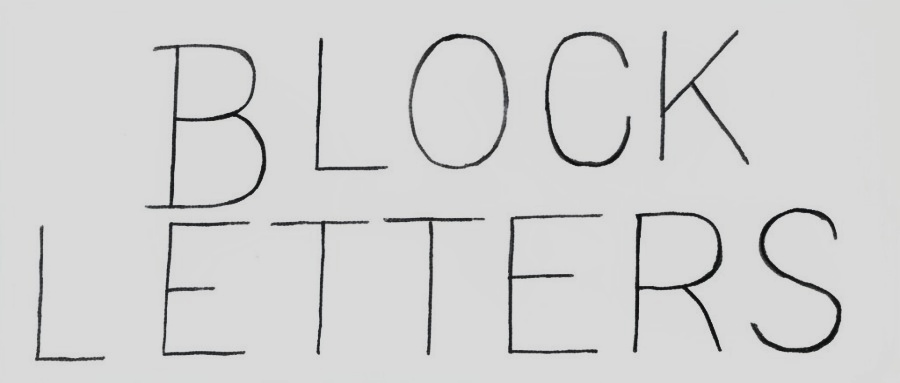
%> input picture backend/atest/block-letters.jpg, 900 x 383 px
$ octave --eval "result = compute_stroke_width_variation('../../atest/block-letters.jpg');"   (GNU Octave 9; MATLAB toolbox functions it lacks are replaced by stand-ins)
%> lines starting %> are read from the running program, lines starting %| are printed output that depends on the picture; in (x1, y1, x2, y2) boxes, pixels count from 0 and x2, y2 are one past the last pixel; in counts of white or black regions, pixels touching at a corner belong together; the program's own positions count from 1
function results = compute_stroke_width_variation(image_path, debug)
%> called with image_path = '../../atest/block-letters.jpg'
    % Set default for debug if not provided
    if nargin < 2
        debug = false;
    end

    % Read and preprocess the image
    img = imread(image_path);
%> img is the input picture: size 383x900x3 uint8; mean R, G, B 210.2, 210.3, 210.3
    if isempty(img)
        disp(['Error: Could not read image at ', image_path]);
        results = struct();
        return;
    end

    % Convert to grayscale if image is RGB
    if size(img, 3) == 3
        gray = rgb2gray(img);
    else
        gray = img;
    end

    % Binarize the image
    threshold = 127 / 255;
    bw = imbinarize(gray, threshold);
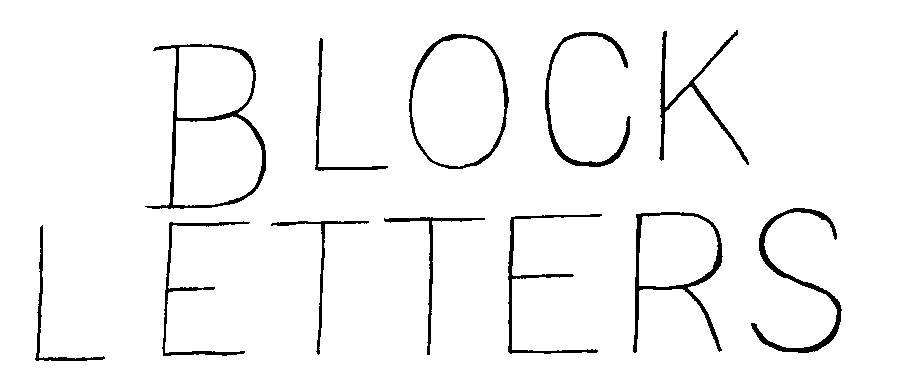
%> bw: size 383x900 logical; 96% white; 12 black regions, largest, box (x1, y1, x2, y2) and area: (145, 44, 266, 209) 2004, (751, 208, 842, 353) 1664, (633, 212, 723, 353) 1593
    bw = ~bw;  % Invert to make text white on black background

    % Compute distance transform and skeleton
    D = bwdist(~bw);                     % Distance transform
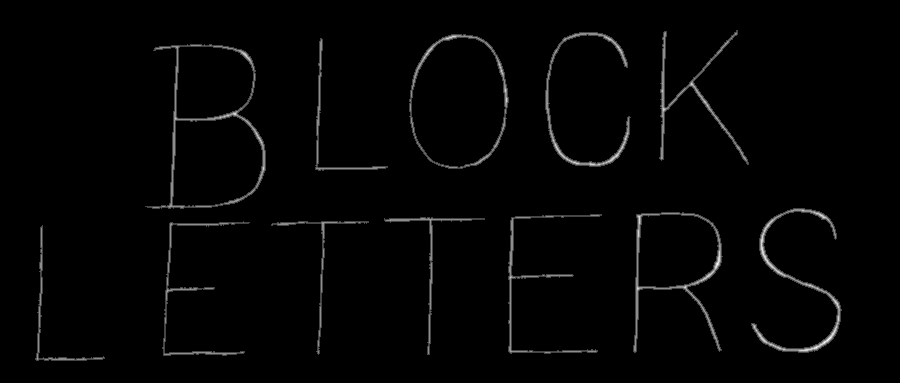
%> D: size 383x900 single; min 0, max 3.61, mean 0.0575; drawn with min black and max white
    skel = bwmorph(bw, 'thin', Inf);     % Skeleton of the strokes
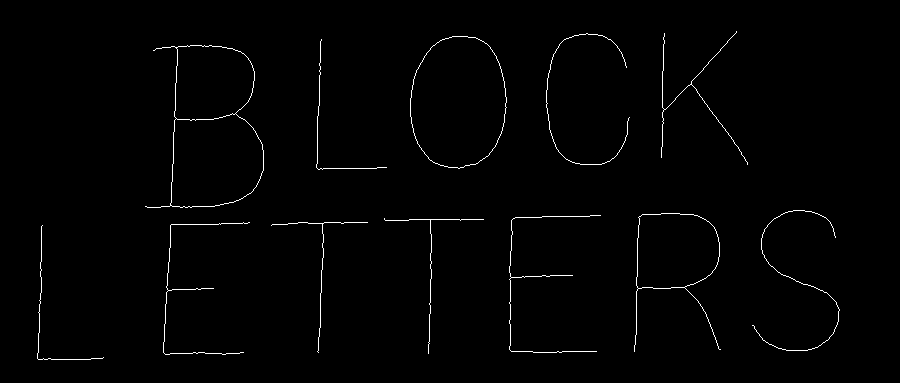
%> skel: size 383x900 logical; 1.1% white in thin lines or dots, all inside (x1, y1, x2, y2) = (37, 31, 840, 360)
    strokeRadii = D(skel);               % Radius at each skeleton point
%> strokeRadii = 3716 values, max 3.61 at index 3312, min 1 at index 31, mean 1.94

    % Remove zero values (background points)
    strokeRadii = strokeRadii(strokeRadii > 0);

    % If no valid stroke points found
    if isempty(strokeRadii)
        results = struct('mean_width', 0, ...
                        'width_std', 0, ...
                        'width_ratio', 0, ...
                        'variation_coefficient', 0);
        return;
    end

    % Calculate stroke width metrics
    meanWidth = 2 * mean(strokeRadii);    % Average stroke width
%> meanWidth = 3.87
    widthStd = 2 * std(strokeRadii);      % Standard deviation
%> widthStd = 0.908
    widthRatio = max(strokeRadii)/min(strokeRadii);  % Thick-thin ratio
%> widthRatio = 3.61

    % Coefficient of variation (normalized std)
    variationCoeff = widthStd / meanWidth;
%> variationCoeff = 0.234

    % Pack results into a structure
    results = struct(...
        'mean_width', meanWidth, ...
        'width_std', widthStd, ...
        'width_ratio', widthRatio, ...
        'variation_coefficient', variationCoeff ...
    );
%> results = {mean_width 3.87, width_std 0.908, width_ratio 3.61, variation_coefficient 0.234}
%> `result = compute_stroke_width_variation('../../atest/block-letters.jpg..`: result has the same summary as results in compute_stroke_width_variation

    % Debug visualization if requested
    if debug
        figure('Name', 'Stroke Width Analysis', 'NumberTitle', 'off');

        % Original Image
        subplot(2,2,1);
        imshow(img);
        title('Original Image');

        % Binary Image
        subplot(2,2,2);
        imshow(bw);
        title('Binary Image');

        % Skeleton overlay
        subplot(2,2,3);
        imshow(bw);
        hold on;
        skelPoints = find(skel);
        [y, x] = ind2sub(size(skel), skelPoints);
        scatter(x, y, 1, 'r', 'filled');
        hold off;
        title('Skeleton Points');

        % Histogram of stroke widths
        subplot(2,2,4);
        histogram(2*strokeRadii, 20);
        hold on;
        xline(meanWidth, 'r--', 'LineWidth', 2);
        hold off;
        title(sprintf('Stroke Width Distribution\nMean: %.2f, Ratio: %.2f', ...
              meanWidth, widthRatio));

        % Print debug information
        fprintf('Mean stroke width: %.3f\n', meanWidth);
        fprintf('Stroke width std: %.3f\n', widthStd);
        fprintf('Thick-thin ratio: %.3f\n', widthRatio);
        fprintf('Variation coefficient: %.3f\n', variationCoeff);
    end
end

% === Example Usage ===
image_path = '/Users/jameswong/PycharmProjects/NoteMercy_Extension/backend/atest/2.png';
width_results = compute_stroke_width_variation(image_path, true);
disp(width_results);
